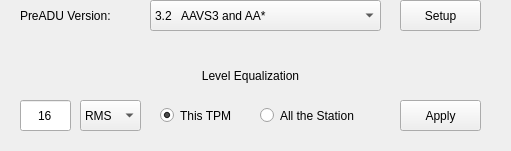
    <widget class="QWidget" name="ctrl_preadu" native="true">
     <property name="geometry">
      <rect>
       <x>630</x>
       <y>10</y>
       <width>511</width>
       <height>151</height>
      </rect>
     </property>
     <widget class="QLabel" name="qlabel_preadu_version">
      <property name="geometry">
       <rect>
        <x>20</x>
        <y>0</y>
        <width>121</width>
        <height>31</height>
       </rect>
      </property>
      <property name="toolTip">
       <string/>
      </property>
      <property name="statusTip">
       <string/>
      </property>
      <property name="whatsThis">
       <string/>
      </property>
      <property name="text">
       <string>PreADU Version:</string>
      </property>
      <property name="alignment">
       <set>Qt::AlignLeading|Qt::AlignLeft|Qt::AlignVCenter</set>
      </property>
     </widget>
     <widget class="QComboBox" name="qcombo_preadu_version">
      <property name="geometry">
       <rect>
        <x>150</x>
        <y>0</y>
        <width>231</width>
        <height>31</height>
       </rect>
      </property>
      <property name="currentIndex">
       <number>0</number>
      </property>
      <property name="maxVisibleItems">
       <number>16</number>
      </property>
      <property name="duplicatesEnabled">
       <bool>false</bool>
      </property>
      <item>
       <property name="text">
        <string>3.2   AAVS3 and AA*</string>
       </property>
      </item>
      <item>
       <property name="text">
        <string>3.1   2019 integrated design</string>
       </property>
      </item>
      <item>
       <property name="text">
        <string>2.2   SADino (Mixed RF Rxs and AAVS1 Like RF Rxs)</string>
       </property>
      </item>
      <item>
       <property name="text">
        <string>2.1   AAVS1/2 with Optical Rx</string>
       </property>
      </item>
      <item>
       <property name="text">
        <string>2.0   RF Receivers</string>
       </property>
      </item>
     </widget>
     <widget class="QPushButton" name="qbutton_preadu_setup">
      <property name="enabled">
       <bool>true</bool>
      </property>
      <property name="geometry">
       <rect>
        <x>400</x>
        <y>0</y>
        <width>81</width>
        <height>31</height>
       </rect>
      </property>
      <property name="toolTip">
       <string/>
      </property>
      <property name="text">
       <string>Setup</string>
      </property>
     </widget>
     <widget class="QLabel" name="qlabel_preadu_version_2">
      <property name="geometry">
       <rect>
        <x>20</x>
        <y>60</y>
        <width>461</width>
        <height>31</height>
       </rect>
      </property>
      <property name="toolTip">
       <string/>
      </property>
      <property name="statusTip">
       <string/>
      </property>
      <property name="whatsThis">
       <string/>
      </property>
      <property name="text">
       <string>Level Equalization</string>
      </property>
      <property name="alignment">
       <set>Qt::AlignCenter</set>
      </property>
     </widget>
     <widget class="QLineEdit" name="qline_eqvalue">
      <property name="geometry">
       <rect>
        <x>20</x>
        <y>100</y>
        <width>51</width>
        <height>31</height>
       </rect>
      </property>
      <property name="statusTip">
       <string/>
      </property>
      <property name="text">
       <string>16</string>
      </property>
      <property name="alignment">
       <set>Qt::AlignCenter</set>
      </property>
     </widget>
     <widget class="QRadioButton" name="qradio_eq_this">
      <property name="geometry">
       <rect>
        <x>160</x>
        <y>100</y>
        <width>91</width>
        <height>31</height>
       </rect>
      </property>
      <property name="text">
       <string>This TPM</string>
      </property>
      <property name="checked">
       <bool>true</bool>
      </property>
     </widget>
     <widget class="QRadioButton" name="qradio_eq_station">
      <property name="geometry">
       <rect>
        <x>260</x>
        <y>100</y>
        <width>121</width>
        <height>31</height>
       </rect>
      </property>
      <property name="text">
       <string>All the Station</string>
      </property>
      <property name="checked">
       <bool>false</bool>
      </property>
     </widget>
     <widget class="QComboBox" name="qcombo_equnit">
      <property name="geometry">
       <rect>
        <x>80</x>
        <y>100</y>
        <width>61</width>
        <height>31</height>
       </rect>
      </property>
      <property name="currentIndex">
       <number>0</number>
      </property>
      <property name="maxVisibleItems">
       <number>16</number>
      </property>
      <property name="duplicatesEnabled">
       <bool>false</bool>
      </property>
      <item>
       <property name="text">
        <string>RMS</string>
       </property>
      </item>
      <item>
       <property name="text">
        <string>dBm</string>
       </property>
      </item>
     </widget>
     <widget class="QPushButton" name="qbutton_equalize">
      <property name="enabled">
       <bool>true</bool>
      </property>
      <property name="geometry">
       <rect>
        <x>400</x>
        <y>100</y>
        <width>81</width>
        <height>31</height>
       </rect>
      </property>
      <property name="toolTip">
       <string/>
      </property>
      <property name="text">
       <string>Apply</string>
      </property>
     </widget>
    </widget>
